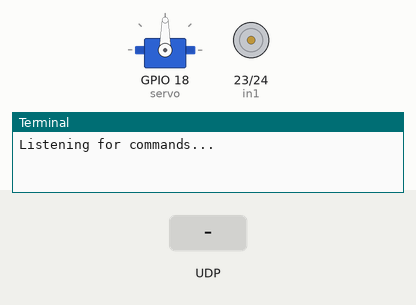
This program was run on a simulated Raspberry Pi (BCM pin numbers). Parts: servo, motor-driver pin pairs drawn as motors (green arrow = first pin HIGH = forward, orange = second pin HIGH = backward, longer = more drive, scaled by the enable pin), the last lines printed to the terminal. The inputs (shaded band) are chosen by the test bench. Servo angles are drawn from the pulse width (0.5 ms = 0°, 2.5 ms = 180°).

Above: at 1.2 s.
1.3 s: UDP packet "FORWARD" arrives
At 1.9 s:
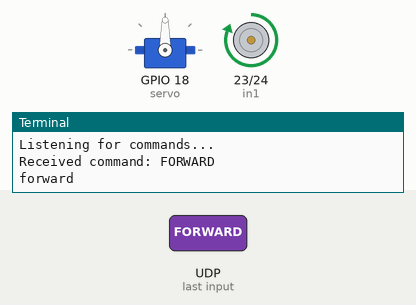
2.8 s: UDP packet "BACKWARD" arrives
At 3.1 s:
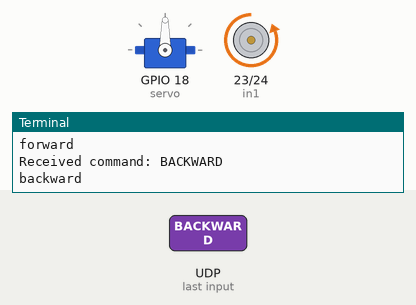
4.3 s: UDP packet "LEFT" arrives
At 5.4 s:
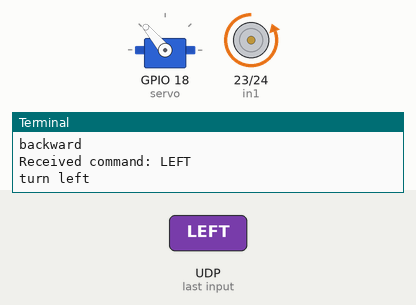
5.8 s: UDP packet "RIGHT" arrives
At 6.6 s:
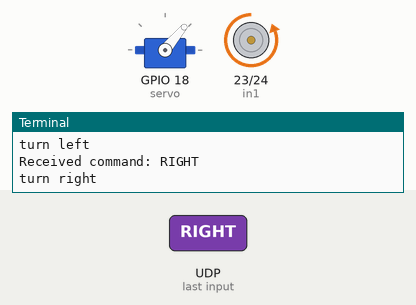
7.3 s: UDP packet "FORWARD" arrives
At 7.7 s:
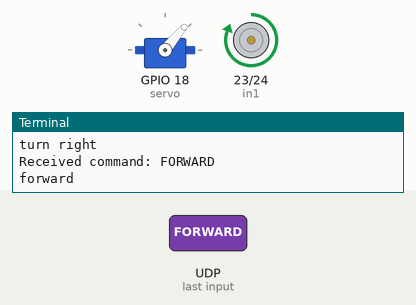
8.8 s: UDP packet "LEFT" arrives
At 10.0 s:
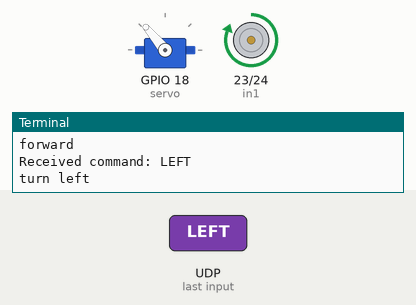
Timing chart, 0 to 11.3 s (numbered marks = the images above; inputs shaded):
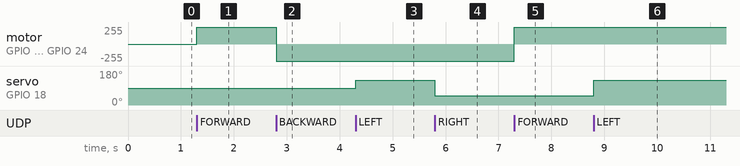

The program:

ConnectUnity.py
```python
import socket
import RPi.GPIO as GPIO
from time import sleep
from gpiozero import AngularServo

# Pin configuration
in1 = 23
in2 = 24
en = 13  # Speed control pin for motor
myServoPin = 18
SERVO_DELAY_SEC = 0.001

# Set up servo (for steering - bánh trước)
servo = AngularServo(myServoPin, initial_angle=90, min_angle=0, max_angle=180)

temp1 = 1  # 1 = forward, 0 = backward

# Set up motor pins
GPIO.setmode(GPIO.BCM)
GPIO.setup(in1, GPIO.OUT)
GPIO.setup(in2, GPIO.OUT)
GPIO.setup(en, GPIO.OUT)
p=GPIO.PWM(en,1000)

p.start(100)
# Set up the server
server_socket = socket.socket(socket.AF_INET, socket.SOCK_DGRAM)
server_socket.bind(('0.0.0.0', 5005))  # Bind to all interfaces on port 5005

print("Listening for commands...")

try:

    while True:
        data, addr = server_socket.recvfrom(1024)  # Buffer size is 1024 bytes
        command = data.decode('utf-8')
        print(f"Received command: {command}")

        # Here, you would translate the command into actions for your car
        # For example:

        if command == 'FORWARD':
            # Code to move the car forward
             GPIO.output(in1,GPIO.HIGH)
             GPIO.output(in2,GPIO.LOW)
             print("forward")

        elif command == 'BACKWARD':
            # Code to move the car backward
            print("backward")
            GPIO.output(in1,GPIO.LOW)
            GPIO.output(in2,GPIO.HIGH)

        elif command == 'LEFT':
            # Code to turn the car left
            print("turn left")
            servo.angle = 170  # Adjust the servo to turn left (angle can be adjusted based on your setup)
            sleep(SERVO_DELAY_SEC)

        elif command == 'RIGHT':
            # Code to turn the car right
            print("turn right")
            servo.angle = 10  # Adjust the servo to turn left (angle can be adjusted based on your setup)
            sleep(SERVO_DELAY_SEC)

        elif command == 'STOP':
            # Code to stop the car
            print("Stop")
            servo.angle=90
            sleep(SERVO_DELAY_SEC)
            GPIO.output(in1,GPIO.LOW)
            GPIO.output(in2,GPIO.LOW)

except:
    GPIO.output(in1,GPIO.LOW)
    GPIO.output(in2,GPIO.LOW)
    GPIO.cleanup()
    print("End")
```

Measured:
- after the input at 1.3 s, motor on GPIO 23 (in1) / GPIO 24 (in2): stopped → forward 255/255 at once
- after the input at 2.8 s, motor on GPIO 23 (in1) / GPIO 24 (in2): forward 255/255 → backward 255/255 at once
- after the input at 4.3 s, servo on GPIO 18 (servo): 90° → 130° at once
- after the input at 5.8 s, servo on GPIO 18 (servo): 130° → 50° at once
- after the input at 7.3 s, motor on GPIO 23 (in1) / GPIO 24 (in2): backward 255/255 → forward 255/255 at once
- after the input at 8.8 s, servo on GPIO 18 (servo): 50° → 130° at once
